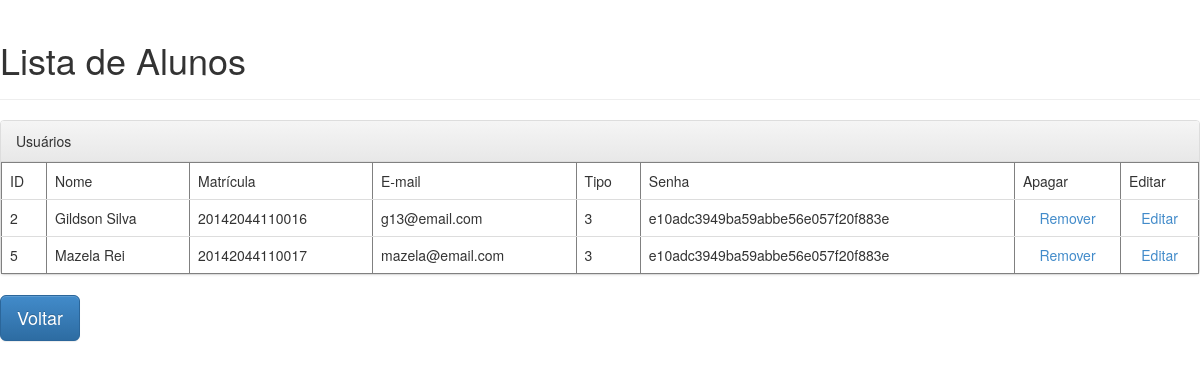
Page /lista_aluno on the earlier database version.
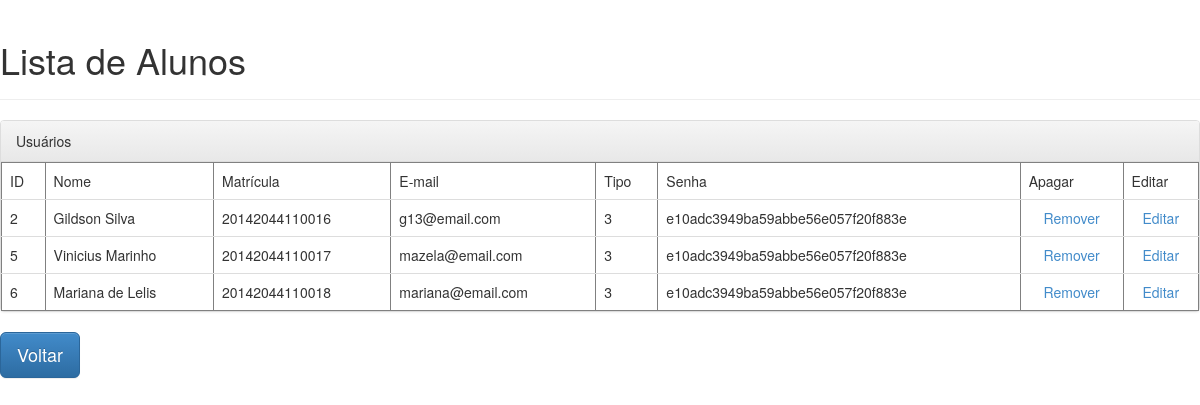
Same page on the later database version.
### projeto/models.py (models this page shows, shortened)
class Usuario(db.Model):
	__tablename__ = 'usuario'
	_id = db.Column(db.Integer, primary_key=True, autoincrement=True)
	usuario = db.Column(db.String(50), unique=True)
	matricula = db.Column(db.String, unique=True)
	email = db.Column(db.String, unique=True)
	senha = db.Column(db.String(32))
	role = db.Column(db.Integer)
	ativo = db.Column(db.Boolean)

### projeto/views/home.py (the view)
@home.route("/lista_aluno")
def lista_aluno():
	usuarios = Usuario.query.filter(Usuario.role==3)
	return render_template("home/lista_aluno.html", usuarios=usuarios)

### projeto/templates/home/lista_aluno.html (shortened to what this page needs)
<!DOCTYPE html>
<html>
	<head>
		<link rel="stylesheet" href="static/css/bootstrap.min.css">
		<link rel="stylesheet" href="static/css/bootstrap-theme.min.css">
	<body>
		<div class="page-header">
			<h1>Lista de Alunos</h1>
		</div>
    <div class="panel panel-default">
      <div class="panel-heading">Usuários</div>
        <table class="table" border="1">
          <tr>
          <td>ID</td>
          <td>Nome</td>
          <td>Matrícula</td>
          <td>E-mail</td>
          <td>Tipo</td>
          <td>Senha</td>
          <td>Apagar</td>
          <td>Editar</td>
        </tr>
        {% for usuario in usuarios %}
          <tr>
            <td>{{ usuario._id }}</td>
            <td>{{ usuario.usuario }}</td>
            <td>{{ usuario.matricula }}</td>
            <td>{{ usuario.email }}</td>
            <td>{{ usuario.role }}</td>
            <td>{{ usuario.senha}}</td>
            <td><center><a href="/excluir/{{ usuario._id }}">Remover</a></center></td>
            <td><center><a href="/atualizar/{{ usuario._id }}">Editar</a></center></td>
          </tr>
        {% endfor %}
        </table>
      </div>
		<a class="btn btn-primary btn-lg" href="{{ url_for('home.login') }}" role="button">Voltar</a>
	</body>
</html>

Differences in the rows shown:
changed Usuario "mazela@email.com": usuario "Mazela Rei" → "Vinicius Marinho"
added Usuario: _id "6", usuario "Mariana de Lelis", matricula "20142044110018", email "mariana@email.com", role "3", senha "e10adc3949ba59abbe56e057f20f883e"
